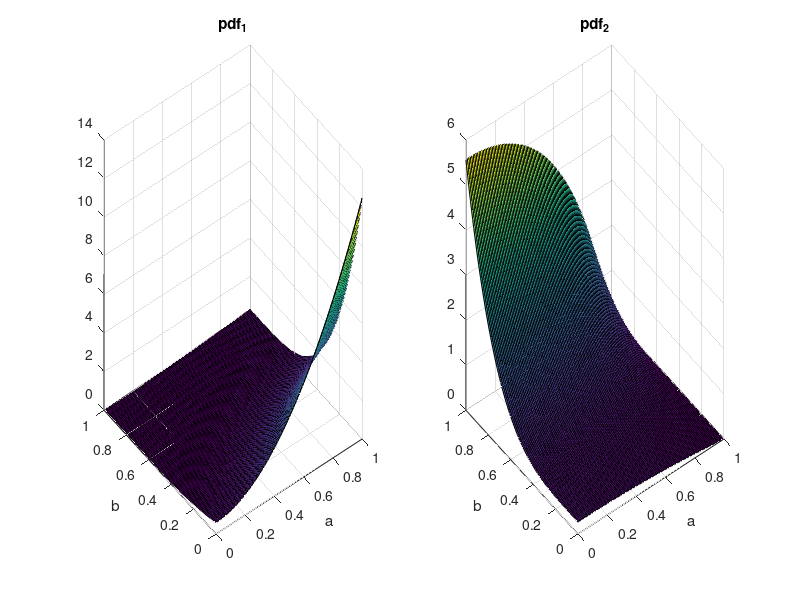

Reproduce this figure in MATLAB.
clc
% a is the concentration of A from 0 to 1 in intervals of 0.01
a = linspace(0,1,(1-0)/0.01+1);
% b is the concentration of B from 0 to 1 in intervals of 0.01
b = linspace(0,1,(1-0)/0.01+1);

alp = 11.6;
bet = 5.3;

pdf_1 = []; %pdf matrix of the first equation
pdf_2 = []; %pdf matrix of the second equation
for x = 1:length(a)
    for y = 1: length(b)
        % calculate values of each pdf matrix
        pdf_1(y,x) = alp * ( 0.05 + a(x)^2 ) * ( (b(y)-1)^4 + 0.025 );
        pdf_2(y,x) = bet * ( 1 - a(x)^2 ) * ( 0.05 + b(y)^4 + (a(x)^2) * (b(y)^2) /2 );
    end
end
%plot first pdf 
subplot(1,2,1);
surf(a,b,pdf_1);
title('pdf_1');
xlabel('a');
ylabel('b');
hold on
%plot second pdf
subplot(1,2,2);
surf(a,b,pdf_2);
title('pdf_2');
xlabel('a');
ylabel('b');
hold on